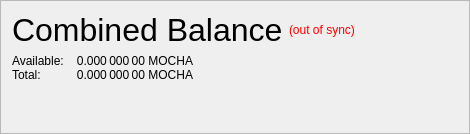
                   <widget class="QFrame" name="frame_CombinedBalances">
                    <property name="minimumSize">
                     <size>
                      <width>470</width>
                      <height>0</height>
                     </size>
                    </property>
                    <property name="frameShape">
                     <enum>QFrame::StyledPanel</enum>
                    </property>
                    <property name="frameShadow">
                     <enum>QFrame::Raised</enum>
                    </property>
                    <layout class="QVBoxLayout" name="verticalLayout_5">
                     <property name="spacing">
                      <number>6</number>
                     </property>
                     <property name="sizeConstraint">
                      <enum>QLayout::SetNoConstraint</enum>
                     </property>
                     <item>
                      <layout class="QHBoxLayout" name="horizontalLayout_5" stretch="0,0,0">
                       <item>
                        <widget class="QLabel" name="label_5z">
                         <property name="minimumSize">
                          <size>
                           <width>0</width>
                           <height>20</height>
                          </size>
                         </property>
                         <property name="font">
                          <font>
                           <pointsize>24</pointsize>
                           <weight>50</weight>
                           <bold>false</bold>
                          </font>
                         </property>
                         <property name="toolTip">
                          <string>Combined Balance (including unconfirmed and immature coins)</string>
                         </property>
                         <property name="text">
                          <string>Combined Balance</string>
                         </property>
                        </widget>
                       </item>
                       <item>
                        <widget class="QLabel" name="labelWalletStatus">
                         <property name="cursor">
                          <cursorShape>WhatsThisCursor</cursorShape>
                         </property>
                         <property name="toolTip">
                          <string>The displayed information may be out of date. Your wallet automatically synchronizes with the MochaChain network after a connection is established, but this process has not completed yet.</string>
                         </property>
                         <property name="styleSheet">
                          <string notr="true">QLabel { color: red; }</string>
                         </property>
                         <property name="text">
                          <string notr="true">(out of sync)</string>
                         </property>
                         <property name="alignment">
                          <set>Qt::AlignLeading|Qt::AlignLeft|Qt::AlignVCenter</set>
                         </property>
                        </widget>
                       </item>
                       <item>
                        <spacer name="horizontalSpacer_1">
                         <property name="orientation">
                          <enum>Qt::Horizontal</enum>
                         </property>
                         <property name="sizeHint" stdset="0">
                          <size>
                           <width>40</width>
                           <height>20</height>
                          </size>
                         </property>
                        </spacer>
                       </item>
                      </layout>
                     </item>
                     <item>
                      <layout class="QGridLayout" name="gridLayout_3">
                       <property name="horizontalSpacing">
                        <number>12</number>
                       </property>
                       <property name="verticalSpacing">
                        <number>0</number>
                       </property>
                       <item row="1" column="0">
                        <widget class="QLabel" name="labelBalanceTextz">
                         <property name="text">
                          <string>Available:</string>
                         </property>
                        </widget>
                       </item>
                       <item row="1" column="1">
                        <widget class="QLabel" name="labelBalancez">
                         <property name="font">
                          <font>
                           <weight>50</weight>
                           <bold>false</bold>
                          </font>
                         </property>
                         <property name="cursor">
                          <cursorShape>IBeamCursor</cursorShape>
                         </property>
                         <property name="toolTip">
                          <string>Your current spendable balance</string>
                         </property>
                         <property name="text">
                          <string notr="true">0.000 000 00 MOCHA</string>
                         </property>
                         <property name="alignment">
                          <set>Qt::AlignRight|Qt::AlignTrailing|Qt::AlignVCenter</set>
                         </property>
                         <property name="textInteractionFlags">
                          <set>Qt::LinksAccessibleByMouse|Qt::TextSelectableByKeyboard|Qt::TextSelectableByMouse</set>
                         </property>
                        </widget>
                       </item>
                       <item row="2" column="0">
                        <widget class="QLabel" name="labelTotalTextz">
                         <property name="text">
                          <string>Total:</string>
                         </property>
                        </widget>
                       </item>
                       <item row="2" column="1">
                        <widget class="QLabel" name="labelTotalz">
                         <property name="font">
                          <font>
                           <weight>50</weight>
                           <bold>false</bold>
                          </font>
                         </property>
                         <property name="cursor">
                          <cursorShape>IBeamCursor</cursorShape>
                         </property>
                         <property name="toolTip">
                          <string>Total Balance, including all unavailable coins.</string>
                         </property>
                         <property name="text">
                          <string notr="true">0.000 000 00 MOCHA</string>
                         </property>
                         <property name="alignment">
                          <set>Qt::AlignRight|Qt::AlignTrailing|Qt::AlignVCenter</set>
                         </property>
                         <property name="textInteractionFlags">
                          <set>Qt::LinksAccessibleByMouse|Qt::TextSelectableByKeyboard|Qt::TextSelectableByMouse</set>
                         </property>
                        </widget>
                       </item>
                       <item row="2" column="3">
                        <spacer name="horizontalSpacer_2">
                         <property name="orientation">
                          <enum>Qt::Horizontal</enum>
                         </property>
                         <property name="sizeHint" stdset="0">
                          <size>
                           <width>40</width>
                           <height>0</height>
                          </size>
                         </property>
                        </spacer>
                       </item>
                      </layout>
                     </item>
                     <item>
                      <spacer name="verticalSpacer_1">
                       <property name="orientation">
                        <enum>Qt::Vertical</enum>
                       </property>
                       <property name="sizeHint" stdset="0">
                        <size>
                         <width>20</width>
                         <height>40</height>
                        </size>
                       </property>
                      </spacer>
                     </item>
                    </layout>
                   </widget>
